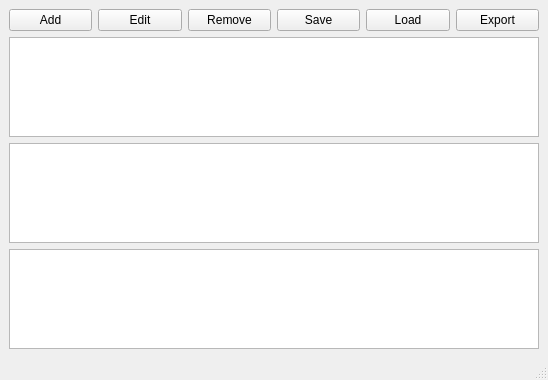
<?xml version="1.0" encoding="UTF-8"?>
<ui version="4.0">
 <class>MainWindow</class>
 <widget class="QMainWindow" name="MainWindow">
  <property name="geometry">
   <rect>
    <x>0</x>
    <y>0</y>
    <width>548</width>
    <height>380</height>
   </rect>
  </property>
  <property name="windowTitle">
   <string>MainWindow</string>
  </property>
  <widget class="QWidget" name="centralwidget">
   <layout class="QVBoxLayout" name="verticalLayout">
    <item>
     <layout class="QHBoxLayout" name="horizontalLayout">
      <item>
       <widget class="QPushButton" name="pushButton">
        <property name="text">
         <string>Add</string>
        </property>
       </widget>
      </item>
      <item>
       <widget class="QPushButton" name="pushButton_2">
        <property name="text">
         <string>Edit</string>
        </property>
       </widget>
      </item>
      <item>
       <widget class="QPushButton" name="pushButton_3">
        <property name="text">
         <string>Remove</string>
        </property>
       </widget>
      </item>
      <item>
       <widget class="QPushButton" name="pushButton_4">
        <property name="text">
         <string>Save</string>
        </property>
       </widget>
      </item>
      <item>
       <widget class="QPushButton" name="pushButton_5">
        <property name="text">
         <string>Load</string>
        </property>
       </widget>
      </item>
      <item>
       <widget class="QPushButton" name="pushButton_6">
        <property name="text">
         <string>Export</string>
        </property>
       </widget>
      </item>
     </layout>
    </item>
    <item>
     <widget class="QTableView" name="tableView">
      <property name="editTriggers">
       <set>QAbstractItemView::NoEditTriggers</set>
      </property>
      <property name="alternatingRowColors">
       <bool>true</bool>
      </property>
      <property name="selectionMode">
       <enum>QAbstractItemView::SingleSelection</enum>
      </property>
      <property name="selectionBehavior">
       <enum>QAbstractItemView::SelectRows</enum>
      </property>
      <property name="sortingEnabled">
       <bool>true</bool>
      </property>
     </widget>
    </item>
    <item>
     <widget class="QListView" name="listView"/>
    </item>
    <item>
     <widget class="QTreeView" name="treeView"/>
    </item>
   </layout>
  </widget>
  <widget class="QMenuBar" name="menubar">
   <property name="geometry">
    <rect>
     <x>0</x>
     <y>0</y>
     <width>548</width>
     <height>30</height>
    </rect>
   </property>
  </widget>
  <widget class="QStatusBar" name="statusbar"/>
 </widget>
 <resources/>
 <connections/>
</ui>
